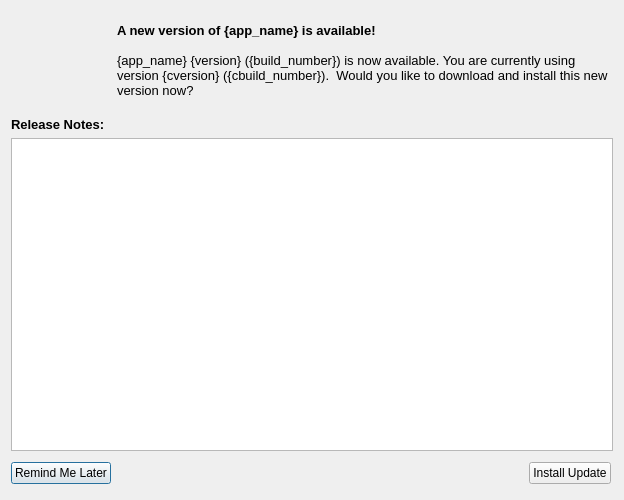
<?xml version="1.0" encoding="UTF-8"?>
<ui version="4.0">
 <class>UpdateDialog</class>
 <widget class="QDialog" name="UpdateDialog">
  <property name="geometry">
   <rect>
    <x>0</x>
    <y>0</y>
    <width>624</width>
    <height>500</height>
   </rect>
  </property>
  <property name="windowTitle">
   <string>Software Update</string>
  </property>
  <layout class="QGridLayout" name="gridLayout">
   <item row="0" column="0">
    <widget class="QLabel" name="iconLabel">
     <property name="sizePolicy">
      <sizepolicy hsizetype="Fixed" vsizetype="Fixed">
       <horstretch>0</horstretch>
       <verstretch>0</verstretch>
      </sizepolicy>
     </property>
     <property name="minimumSize">
      <size>
       <width>100</width>
       <height>100</height>
      </size>
     </property>
     <property name="maximumSize">
      <size>
       <width>100</width>
       <height>100</height>
      </size>
     </property>
     <property name="text">
      <string/>
     </property>
     <property name="scaledContents">
      <bool>true</bool>
     </property>
    </widget>
   </item>
   <item row="0" column="1">
    <widget class="QLabel" name="textLabel">
     <property name="maximumSize">
      <size>
       <width>557</width>
       <height>16777215</height>
      </size>
     </property>
     <property name="text">
      <string>&lt;!DOCTYPE HTML PUBLIC &quot;-//W3C//DTD HTML 4.0//EN&quot; &quot;http://www.w3.org/TR/REC-html40/strict.dtd&quot;&gt;
&lt;html&gt;&lt;head&gt;&lt;meta name=&quot;qrichtext&quot; content=&quot;1&quot; /&gt;&lt;style type=&quot;text/css&quot;&gt;
p, li { white-space: pre-wrap; }
&lt;/style&gt;&lt;/head&gt;&lt;body style=&quot; font-family:'Lucida Grande'; font-size:10pt; font-weight:400; font-style:normal;&quot;&gt;
&lt;p style=&quot; margin-top:0px; margin-bottom:0px; margin-left:0px; margin-right:0px; -qt-block-indent:0; text-indent:0px;&quot;&gt;&lt;span style=&quot; font-weight:600;&quot;&gt;A new version of {app_name} is available!&lt;/span&gt;&lt;/p&gt;
&lt;p style=&quot;-qt-paragraph-type:empty; margin-top:0px; margin-bottom:0px; margin-left:0px; margin-right:0px; -qt-block-indent:0; text-indent:0px;&quot;&gt;&lt;/p&gt;
&lt;p style=&quot; margin-top:0px; margin-bottom:0px; margin-left:0px; margin-right:0px; -qt-block-indent:0; text-indent:0px;&quot;&gt;{app_name} {version} ({build_number}) is now available. You are currently using version {cversion} ({cbuild_number}).  Would you like to download and install this new version now?&lt;/p&gt;&lt;/body&gt;&lt;/html&gt;</string>
     </property>
     <property name="wordWrap">
      <bool>true</bool>
     </property>
    </widget>
   </item>
   <item row="1" column="0" colspan="2">
    <widget class="QFrame" name="releaseNotesFrame">
     <property name="sizePolicy">
      <sizepolicy hsizetype="Expanding" vsizetype="Expanding">
       <horstretch>0</horstretch>
       <verstretch>1</verstretch>
      </sizepolicy>
     </property>
     <layout class="QVBoxLayout" name="verticalLayout_2">
      <property name="sizeConstraint">
       <enum>QLayout::SetDefaultConstraint</enum>
      </property>
      <property name="margin">
       <number>0</number>
      </property>
      <item>
       <widget class="QLabel" name="label_2">
        <property name="text">
         <string>&lt;!DOCTYPE HTML PUBLIC &quot;-//W3C//DTD HTML 4.0//EN&quot; &quot;http://www.w3.org/TR/REC-html40/strict.dtd&quot;&gt;
&lt;html&gt;&lt;head&gt;&lt;meta name=&quot;qrichtext&quot; content=&quot;1&quot; /&gt;&lt;style type=&quot;text/css&quot;&gt;
p, li { white-space: pre-wrap; }
&lt;/style&gt;&lt;/head&gt;&lt;body style=&quot; font-family:'Lucida Grande'; font-size:10pt; font-weight:400; font-style:normal;&quot;&gt;
&lt;p style=&quot; margin-top:0px; margin-bottom:0px; margin-left:0px; margin-right:0px; -qt-block-indent:0; text-indent:0px;&quot;&gt;&lt;span style=&quot; font-weight:600;&quot;&gt;Release Notes:&lt;/span&gt;&lt;/p&gt;&lt;/body&gt;&lt;/html&gt;</string>
        </property>
       </widget>
      </item>
      <item>
       <widget class="QTextEdit" name="releaseNotesTextEdit">
        <property name="sizePolicy">
         <sizepolicy hsizetype="Expanding" vsizetype="Expanding">
          <horstretch>0</horstretch>
          <verstretch>1</verstretch>
         </sizepolicy>
        </property>
        <property name="verticalScrollBarPolicy">
         <enum>Qt::ScrollBarAsNeeded</enum>
        </property>
        <property name="undoRedoEnabled">
         <bool>false</bool>
        </property>
        <property name="readOnly">
         <bool>true</bool>
        </property>
       </widget>
      </item>
     </layout>
    </widget>
   </item>
   <item row="3" column="0" colspan="2">
    <widget class="QStackedWidget" name="stackedWidget">
     <property name="sizePolicy">
      <sizepolicy hsizetype="Minimum" vsizetype="Preferred">
       <horstretch>0</horstretch>
       <verstretch>0</verstretch>
      </sizepolicy>
     </property>
     <property name="maximumSize">
      <size>
       <width>600</width>
       <height>16777215</height>
      </size>
     </property>
     <property name="currentIndex">
      <number>0</number>
     </property>
     <widget class="QWidget" name="startPage">
      <layout class="QHBoxLayout" name="horizontalLayout">
       <property name="margin">
        <number>0</number>
       </property>
       <item>
        <widget class="QPushButton" name="laterButton">
         <property name="text">
          <string>Remind Me Later</string>
         </property>
        </widget>
       </item>
       <item>
        <spacer name="horizontalSpacer">
         <property name="orientation">
          <enum>Qt::Horizontal</enum>
         </property>
         <property name="sizeHint" stdset="0">
          <size>
           <width>305</width>
           <height>20</height>
          </size>
         </property>
        </spacer>
       </item>
       <item>
        <widget class="QPushButton" name="downloadButton">
         <property name="text">
          <string>Install Update</string>
         </property>
        </widget>
       </item>
      </layout>
     </widget>
     <widget class="QWidget" name="downloadPage">
      <property name="sizePolicy">
       <sizepolicy hsizetype="Minimum" vsizetype="Preferred">
        <horstretch>0</horstretch>
        <verstretch>0</verstretch>
       </sizepolicy>
      </property>
      <layout class="QHBoxLayout" name="horizontalLayout_2">
       <property name="margin">
        <number>0</number>
       </property>
       <item>
        <layout class="QVBoxLayout" name="verticalLayout">
         <item>
          <widget class="QLabel" name="progressLabel">
           <property name="text">
            <string>Downloading ...</string>
           </property>
          </widget>
         </item>
         <item>
          <widget class="QProgressBar" name="progressBar">
           <property name="sizePolicy">
            <sizepolicy hsizetype="Expanding" vsizetype="Preferred">
             <horstretch>0</horstretch>
             <verstretch>0</verstretch>
            </sizepolicy>
           </property>
           <property name="styleSheet">
            <string notr="true">QProgressBar {
   max-height: 10px;
   border: 1px solid lightgrey;
   border-radius: 4px; 
   background-color: lightgrey;
}

QProgressBar::chunk {
   background-color: black;
}</string>
           </property>
           <property name="value">
            <number>0</number>
           </property>
           <property name="textVisible">
            <bool>false</bool>
           </property>
           <property name="invertedAppearance">
            <bool>false</bool>
           </property>
          </widget>
         </item>
        </layout>
       </item>
       <item>
        <widget class="QPushButton" name="cancelButton">
         <property name="text">
          <string>Cancel</string>
         </property>
        </widget>
       </item>
      </layout>
     </widget>
     <widget class="QWidget" name="finishPage">
      <layout class="QHBoxLayout" name="horizontalLayout_4">
       <property name="margin">
        <number>0</number>
       </property>
       <item>
        <widget class="QLabel" name="label">
         <property name="sizePolicy">
          <sizepolicy hsizetype="Expanding" vsizetype="Preferred">
           <horstretch>0</horstretch>
           <verstretch>0</verstretch>
          </sizepolicy>
         </property>
         <property name="text">
          <string>&lt;!DOCTYPE HTML PUBLIC &quot;-//W3C//DTD HTML 4.0//EN&quot; &quot;http://www.w3.org/TR/REC-html40/strict.dtd&quot;&gt;
&lt;html&gt;&lt;head&gt;&lt;meta name=&quot;qrichtext&quot; content=&quot;1&quot; /&gt;&lt;style type=&quot;text/css&quot;&gt;
p, li { white-space: pre-wrap; }
&lt;/style&gt;&lt;/head&gt;&lt;body style=&quot; font-family:'Lucida Grande'; font-size:10pt; font-weight:400; font-style:normal;&quot;&gt;
&lt;p style=&quot; margin-top:0px; margin-bottom:0px; margin-left:0px; margin-right:0px; -qt-block-indent:0; text-indent:0px;&quot;&gt;&lt;span style=&quot; font-weight:600;&quot;&gt;Upgrade downloaded successfully.&lt;/span&gt;&lt;/p&gt;&lt;/body&gt;&lt;/html&gt;</string>
         </property>
         <property name="alignment">
          <set>Qt::AlignCenter</set>
         </property>
        </widget>
       </item>
       <item>
        <widget class="QPushButton" name="finishedButton">
         <property name="text">
          <string>Close and Upgrade</string>
         </property>
        </widget>
       </item>
      </layout>
     </widget>
    </widget>
   </item>
  </layout>
 </widget>
 <resources/>
 <connections>
  <connection>
   <sender>laterButton</sender>
   <signal>clicked()</signal>
   <receiver>UpdateDialog</receiver>
   <slot>reject()</slot>
   <hints>
    <hint type="sourcelabel">
     <x>388</x>
     <y>456</y>
    </hint>
    <hint type="destinationlabel">
     <x>509</x>
     <y>6</y>
    </hint>
   </hints>
  </connection>
  <connection>
   <sender>cancelButton</sender>
   <signal>clicked()</signal>
   <receiver>UpdateDialog</receiver>
   <slot>reject()</slot>
   <hints>
    <hint type="sourcelabel">
     <x>567</x>
     <y>457</y>
    </hint>
    <hint type="destinationlabel">
     <x>567</x>
     <y>7</y>
    </hint>
   </hints>
  </connection>
  <connection>
   <sender>finishedButton</sender>
   <signal>clicked()</signal>
   <receiver>UpdateDialog</receiver>
   <slot>accept()</slot>
   <hints>
    <hint type="sourcelabel">
     <x>530</x>
     <y>460</y>
    </hint>
    <hint type="destinationlabel">
     <x>586</x>
     <y>5</y>
    </hint>
   </hints>
  </connection>
 </connections>
</ui>
